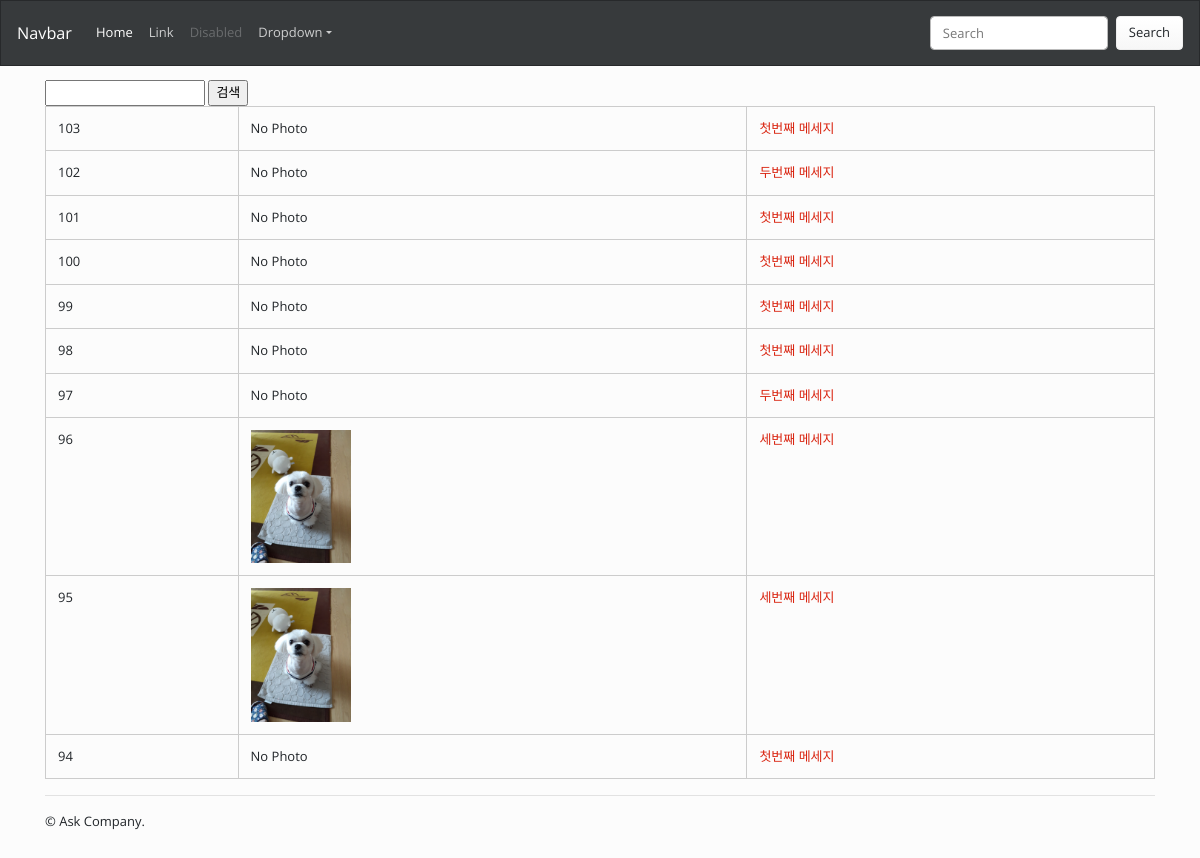
The page /instagram/ (signed in) on the database its author committed.
### instagram/models.py (models this page shows, shortened)
class Post(models.Model):
    author = models.ForeignKey(settings.AUTH_USER_MODEL, on_delete=models.CASCADE)
    message = models.TextField()
    photo = models.ImageField(blank=True, upload_to='instagram/post/%Y%m%d')
    tag_set = models.ManyToManyField('Tag', blank=True) #포스팅 할때 Tag가 없는 경우가 있을수 있으니깐
    is_public = models.BooleanField(default=False, verbose_name="공개여부")
    created_at = models.DateTimeField(auto_now_add=True)
    updated_at = models.DateTimeField(auto_now=True)
    def get_absolute_url(self):
        return reverse('instagram:post_detail', args=[self.pk])
    class Meta:
        ordering = ['-id']

### instagram/views.py (the view)
class PostListView(LoginRequiredMixin, ListView):
    model = Post
    paginate_by = 10

### instagram/templates/instagram/post_list.html (shortened to what this page needs)
{% extends "instagram/layout.html" %}
{% load bootstrap4 %}
{% block content %}
    <form action="" method="get">
        <input type="text" name="q" value="{{ q }}"/>
        <input type="submit" value="검색" />
    </form>
    <table class="table table-bordered table-hover">
        <tbody>
            {% for post in post_list %}
                <tr>
                    <td>
                        {{ post.pk }}
                    </td>
                    <td>
                        {% if post.photo %}
                            <img src="{{ post.photo.url }}" style="width: 100px;" />
                        {% else %}
                            No Photo
                        {% endif %}
                    </td>
                    <td>
                        <a href="{{ post.get_absolute_url }}">
                            {{ post.message }}
                        </a>
                    </td>
                </tr>
            {% endfor %}
        </tbody>
    </table>
{% endblock content %}

### instagram/templates/instagram/layout.html (shortened to what this page needs)
<!doctype html>
<html lang="ko">
<head>
    <link href="https://stackpath.bootstrapcdn.com/bootswatch/4.4.1/simplex/bootstrap.min.css" rel="stylesheet">
</head>
<body>
<nav class="navbar navbar-expand-md navbar-dark bg-dark fixed-top">
  <a class="navbar-brand" href="#">Navbar</a>
  <div class="collapse navbar-collapse" id="navbarsExampleDefault">
    <ul class="navbar-nav mr-auto">
      <li class="nav-item active">
        <a class="nav-link" href="#">Home <span class="sr-only">(current)</span></a>
      </li>
      <li class="nav-item">
        <a class="nav-link" href="#">Link</a>
      </li>
      <li class="nav-item">
        <a class="nav-link disabled" href="#" tabindex="-1" aria-disabled="true">Disabled</a>
      </li>
      <li class="nav-item dropdown">
        <a class="nav-link dropdown-toggle" href="#" id="dropdown01" data-toggle="dropdown" aria-haspopup="true" aria-expanded="false">Dropdown</a>
      </li>
    </ul>
    <form class="form-inline my-2 my-lg-0">
      <input class="form-control mr-sm-2" type="text" placeholder="Search" aria-label="Search">
      <button class="btn btn-secondary my-2 my-sm-0" type="submit">Search</button>
    </form>
  </div>
</nav>
<div class="container">
    <div class="row">
        <div class="col-sm-12">
            {% block content %}
            {% endblock content %}
            <hr/>
            &copy; Ask Company.
        </div>
    </div>
</div>
</body>
</html>

### instagram/templates/instagram/layout.html (style rules this page uses)
body { padding-top: 5rem; padding-bottom: 2rem; }

### rows shown on the page
Post: pk "103", photo "No Photo", message "첫번째 메세지"
Post: pk "102", photo "No Photo", message "두번째 메세지"
Post: pk "101", photo "No Photo", message "첫번째 메세지"
Post: pk "100", photo "No Photo", message "첫번째 메세지"
Post: pk "99", photo "No Photo", message "첫번째 메세지"
Post: pk "98", photo "No Photo", message "첫번째 메세지"
Post: pk "97", photo "No Photo", message "두번째 메세지"
Post: pk "96", photo (picture), message "세번째 메세지"
Post: pk "95", photo (picture), message "세번째 메세지"
Post: pk "94", photo "No Photo", message "첫번째 메세지"
